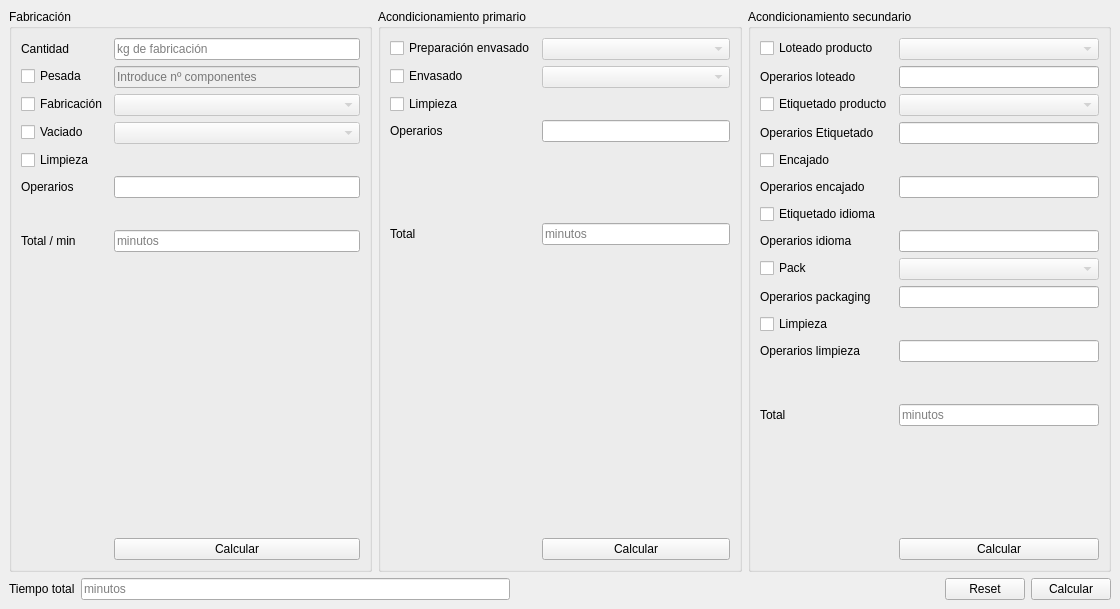
<?xml version="1.0" encoding="UTF-8"?>
<ui version="4.0">
 <class>MainWindow</class>
 <widget class="QMainWindow" name="MainWindow">
  <property name="enabled">
   <bool>true</bool>
  </property>
  <property name="geometry">
   <rect>
    <x>0</x>
    <y>0</y>
    <width>1120</width>
    <height>609</height>
   </rect>
  </property>
  <property name="sizePolicy">
   <sizepolicy hsizetype="Fixed" vsizetype="Fixed">
    <horstretch>0</horstretch>
    <verstretch>0</verstretch>
   </sizepolicy>
  </property>
  <property name="windowTitle">
   <string>Tiempos de producción</string>
  </property>
  <widget class="QWidget" name="centralwidget">
   <property name="sizePolicy">
    <sizepolicy hsizetype="Fixed" vsizetype="Fixed">
     <horstretch>0</horstretch>
     <verstretch>0</verstretch>
    </sizepolicy>
   </property>
   <layout class="QVBoxLayout" name="verticalLayout_4">
    <item>
     <layout class="QHBoxLayout" name="horizontalLayout_2">
      <item>
       <widget class="QGroupBox" name="fabricacion">
        <property name="title">
         <string>Fabricación</string>
        </property>
        <layout class="QHBoxLayout" name="horizontalLayout">
         <item>
          <layout class="QFormLayout" name="formLayout_2">
           <item row="0" column="0">
            <widget class="QLabel" name="lbl_cantidad_fab">
             <property name="text">
              <string>Cantidad</string>
             </property>
            </widget>
           </item>
           <item row="0" column="1">
            <widget class="QLineEdit" name="le_cantidad_fab">
             <property name="placeholderText">
              <string>kg de fabricación</string>
             </property>
            </widget>
           </item>
           <item row="1" column="0">
            <widget class="QCheckBox" name="cb_pesada_fab">
             <property name="text">
              <string>Pesada</string>
             </property>
            </widget>
           </item>
           <item row="1" column="1">
            <widget class="QLineEdit" name="le_pesada_fab">
             <property name="enabled">
              <bool>false</bool>
             </property>
             <property name="placeholderText">
              <string>Introduce nº componentes</string>
             </property>
            </widget>
           </item>
           <item row="2" column="0">
            <widget class="QCheckBox" name="cb_fabricacion_fab">
             <property name="text">
              <string>Fabricación</string>
             </property>
            </widget>
           </item>
           <item row="2" column="1">
            <widget class="QComboBox" name="cmb_fabricacion_fab">
             <property name="enabled">
              <bool>false</bool>
             </property>
             <property name="placeholderText">
              <string>Tipo</string>
             </property>
            </widget>
           </item>
           <item row="4" column="0">
            <widget class="QCheckBox" name="cb_vaciado_fab">
             <property name="text">
              <string>Vaciado</string>
             </property>
            </widget>
           </item>
           <item row="4" column="1">
            <widget class="QComboBox" name="cmb_vaciado_fab">
             <property name="enabled">
              <bool>false</bool>
             </property>
             <property name="placeholderText">
              <string>Tipo</string>
             </property>
            </widget>
           </item>
           <item row="5" column="0">
            <widget class="QCheckBox" name="cb_limpieza_fab">
             <property name="text">
              <string>Limpieza</string>
             </property>
            </widget>
           </item>
           <item row="7" column="0">
            <spacer name="verticalSpacer">
             <property name="orientation">
              <enum>Qt::Orientation::Vertical</enum>
             </property>
             <property name="sizeType">
              <enum>QSizePolicy::Policy::Minimum</enum>
             </property>
             <property name="sizeHint" stdset="0">
              <size>
               <width>20</width>
               <height>20</height>
              </size>
             </property>
            </spacer>
           </item>
           <item row="8" column="0">
            <widget class="QLabel" name="lbl_total_fab">
             <property name="text">
              <string>Total / min</string>
             </property>
            </widget>
           </item>
           <item row="8" column="1">
            <widget class="QLineEdit" name="le_total_fab">
             <property name="readOnly">
              <bool>true</bool>
             </property>
             <property name="placeholderText">
              <string>minutos</string>
             </property>
            </widget>
           </item>
           <item row="9" column="1">
            <spacer name="verticalSpacer_4">
             <property name="orientation">
              <enum>Qt::Orientation::Vertical</enum>
             </property>
             <property name="sizeHint" stdset="0">
              <size>
               <width>20</width>
               <height>40</height>
              </size>
             </property>
            </spacer>
           </item>
           <item row="10" column="1">
            <widget class="QPushButton" name="btn_calcular_fab">
             <property name="text">
              <string>Calcular</string>
             </property>
            </widget>
           </item>
           <item row="6" column="0">
            <widget class="QLabel" name="lbl_operarios_limp_fab">
             <property name="text">
              <string>Operarios</string>
             </property>
            </widget>
           </item>
           <item row="6" column="1">
            <widget class="QLineEdit" name="le_operarios_limp_fab"/>
           </item>
          </layout>
         </item>
        </layout>
       </widget>
      </item>
      <item>
       <widget class="QGroupBox" name="aprimario">
        <property name="title">
         <string>Acondicionamiento primario</string>
        </property>
        <layout class="QVBoxLayout" name="verticalLayout">
         <item>
          <layout class="QFormLayout" name="formLayout_3">
           <item row="0" column="0">
            <widget class="QCheckBox" name="cb_prep_env">
             <property name="text">
              <string>Preparación envasado</string>
             </property>
            </widget>
           </item>
           <item row="0" column="1">
            <widget class="QComboBox" name="cmb_prep_env">
             <property name="enabled">
              <bool>false</bool>
             </property>
             <property name="placeholderText">
              <string>Formato</string>
             </property>
            </widget>
           </item>
           <item row="1" column="0">
            <widget class="QCheckBox" name="cb_envasado_env">
             <property name="text">
              <string>Envasado</string>
             </property>
            </widget>
           </item>
           <item row="1" column="1">
            <widget class="QComboBox" name="cmb_env">
             <property name="enabled">
              <bool>false</bool>
             </property>
             <property name="currentText">
              <string/>
             </property>
             <property name="placeholderText">
              <string>Tipo</string>
             </property>
            </widget>
           </item>
           <item row="3" column="0">
            <widget class="QCheckBox" name="cb_limpieza_env">
             <property name="text">
              <string>Limpieza</string>
             </property>
            </widget>
           </item>
           <item row="4" column="0">
            <widget class="QLabel" name="lbl_operarios_env">
             <property name="text">
              <string>Operarios</string>
             </property>
            </widget>
           </item>
           <item row="4" column="1">
            <widget class="QLineEdit" name="le_operarios_env"/>
           </item>
           <item row="5" column="0">
            <spacer name="verticalSpacer_2">
             <property name="orientation">
              <enum>Qt::Orientation::Vertical</enum>
             </property>
             <property name="sizeType">
              <enum>QSizePolicy::Policy::Minimum</enum>
             </property>
             <property name="sizeHint" stdset="0">
              <size>
               <width>20</width>
               <height>60</height>
              </size>
             </property>
            </spacer>
           </item>
           <item row="6" column="0">
            <widget class="Line" name="line_4">
             <property name="orientation">
              <enum>Qt::Orientation::Horizontal</enum>
             </property>
            </widget>
           </item>
           <item row="7" column="0">
            <widget class="QLabel" name="total_aprimario">
             <property name="text">
              <string>Total</string>
             </property>
            </widget>
           </item>
           <item row="7" column="1">
            <widget class="QLineEdit" name="le_total_env">
             <property name="readOnly">
              <bool>true</bool>
             </property>
             <property name="placeholderText">
              <string>minutos</string>
             </property>
            </widget>
           </item>
           <item row="8" column="1">
            <spacer name="verticalSpacer_5">
             <property name="orientation">
              <enum>Qt::Orientation::Vertical</enum>
             </property>
             <property name="sizeHint" stdset="0">
              <size>
               <width>20</width>
               <height>40</height>
              </size>
             </property>
            </spacer>
           </item>
           <item row="9" column="1">
            <widget class="QPushButton" name="btn_calcular_env">
             <property name="text">
              <string>Calcular</string>
             </property>
            </widget>
           </item>
          </layout>
         </item>
        </layout>
       </widget>
      </item>
      <item>
       <widget class="QGroupBox" name="asecundario">
        <property name="title">
         <string>Acondicionamiento secundario</string>
        </property>
        <layout class="QVBoxLayout" name="verticalLayout_2">
         <item>
          <layout class="QFormLayout" name="formLayout_4">
           <item row="0" column="0">
            <widget class="QCheckBox" name="cb_loteado_prod_sec">
             <property name="text">
              <string>Loteado producto</string>
             </property>
            </widget>
           </item>
           <item row="0" column="1">
            <widget class="QComboBox" name="cmb_loteado_prod_sec">
             <property name="enabled">
              <bool>false</bool>
             </property>
             <property name="placeholderText">
              <string>Modo</string>
             </property>
            </widget>
           </item>
           <item row="1" column="0">
            <widget class="QLabel" name="lbl_operarios_loteado_prod">
             <property name="text">
              <string>Operarios loteado</string>
             </property>
            </widget>
           </item>
           <item row="1" column="1">
            <widget class="QLineEdit" name="le_operarios_loteado_prod"/>
           </item>
           <item row="2" column="0">
            <widget class="QCheckBox" name="cb_etiquetado_prod_sec">
             <property name="text">
              <string>Etiquetado producto</string>
             </property>
            </widget>
           </item>
           <item row="2" column="1">
            <widget class="QComboBox" name="cmb_etiquetado_prod_sec">
             <property name="enabled">
              <bool>false</bool>
             </property>
             <property name="placeholderText">
              <string>Tipo</string>
             </property>
            </widget>
           </item>
           <item row="3" column="0">
            <widget class="QLabel" name="lbl_operarios_etiquetado_prod">
             <property name="text">
              <string>Operarios Etiquetado</string>
             </property>
            </widget>
           </item>
           <item row="3" column="1">
            <widget class="QLineEdit" name="le_operarios_etiquetado_prod"/>
           </item>
           <item row="4" column="0">
            <widget class="QCheckBox" name="cb_encajado_sec">
             <property name="text">
              <string>Encajado</string>
             </property>
            </widget>
           </item>
           <item row="6" column="0">
            <widget class="QCheckBox" name="cb_etiq_idioma_sec">
             <property name="text">
              <string>Etiquetado idioma</string>
             </property>
            </widget>
           </item>
           <item row="7" column="0">
            <widget class="QLabel" name="lbl_operarios_idioma_prod">
             <property name="text">
              <string>Operarios idioma</string>
             </property>
            </widget>
           </item>
           <item row="7" column="1">
            <widget class="QLineEdit" name="le_operarios_etiquetado_idioma"/>
           </item>
           <item row="8" column="0">
            <widget class="QCheckBox" name="cb_pack_sec">
             <property name="text">
              <string>Pack</string>
             </property>
            </widget>
           </item>
           <item row="8" column="1">
            <widget class="QComboBox" name="cmb_pack_sec">
             <property name="enabled">
              <bool>false</bool>
             </property>
             <property name="placeholderText">
              <string>Tipo</string>
             </property>
            </widget>
           </item>
           <item row="10" column="0">
            <widget class="QCheckBox" name="cb_limpieza_sec">
             <property name="text">
              <string>Limpieza</string>
             </property>
            </widget>
           </item>
           <item row="11" column="0">
            <widget class="QLabel" name="lbl_operarios_sec">
             <property name="text">
              <string>Operarios limpieza</string>
             </property>
            </widget>
           </item>
           <item row="11" column="1">
            <widget class="QLineEdit" name="le_operarios_sec"/>
           </item>
           <item row="12" column="1">
            <spacer name="verticalSpacer_3">
             <property name="orientation">
              <enum>Qt::Orientation::Vertical</enum>
             </property>
             <property name="sizeType">
              <enum>QSizePolicy::Policy::Minimum</enum>
             </property>
             <property name="sizeHint" stdset="0">
              <size>
               <width>20</width>
               <height>30</height>
              </size>
             </property>
            </spacer>
           </item>
           <item row="13" column="0">
            <widget class="QLabel" name="lbl_total_sec">
             <property name="text">
              <string>Total</string>
             </property>
            </widget>
           </item>
           <item row="13" column="1">
            <widget class="QLineEdit" name="le_total_sec">
             <property name="readOnly">
              <bool>true</bool>
             </property>
             <property name="placeholderText">
              <string>minutos</string>
             </property>
            </widget>
           </item>
           <item row="14" column="1">
            <spacer name="verticalSpacer_6">
             <property name="orientation">
              <enum>Qt::Orientation::Vertical</enum>
             </property>
             <property name="sizeHint" stdset="0">
              <size>
               <width>20</width>
               <height>30</height>
              </size>
             </property>
            </spacer>
           </item>
           <item row="15" column="1">
            <widget class="QPushButton" name="btn_calcular_sec">
             <property name="text">
              <string>Calcular</string>
             </property>
            </widget>
           </item>
           <item row="9" column="0">
            <widget class="QLabel" name="lbl_operarios_pack_prod">
             <property name="text">
              <string>Operarios packaging</string>
             </property>
            </widget>
           </item>
           <item row="9" column="1">
            <widget class="QLineEdit" name="le_operarios_pack_prod"/>
           </item>
           <item row="5" column="0">
            <widget class="QLabel" name="lbl_operarios_encajado_prod">
             <property name="text">
              <string>Operarios encajado</string>
             </property>
            </widget>
           </item>
           <item row="5" column="1">
            <widget class="QLineEdit" name="le_operarios_encajado_prod"/>
           </item>
          </layout>
         </item>
        </layout>
       </widget>
      </item>
     </layout>
    </item>
    <item>
     <layout class="QHBoxLayout" name="horizontalLayout_3">
      <item>
       <widget class="QLabel" name="lbl_total_producion">
        <property name="text">
         <string>Tiempo total</string>
        </property>
       </widget>
      </item>
      <item>
       <widget class="QLineEdit" name="le_total_produccion">
        <property name="readOnly">
         <bool>true</bool>
        </property>
        <property name="placeholderText">
         <string>minutos</string>
        </property>
       </widget>
      </item>
      <item>
       <spacer name="horizontalSpacer">
        <property name="orientation">
         <enum>Qt::Orientation::Horizontal</enum>
        </property>
        <property name="sizeHint" stdset="0">
         <size>
          <width>40</width>
          <height>20</height>
         </size>
        </property>
       </spacer>
      </item>
      <item>
       <widget class="QPushButton" name="btn_reset">
        <property name="text">
         <string>Reset</string>
        </property>
       </widget>
      </item>
      <item>
       <widget class="QPushButton" name="btn_calcular_total">
        <property name="text">
         <string>Calcular</string>
        </property>
       </widget>
      </item>
     </layout>
    </item>
   </layout>
  </widget>
 </widget>
 <resources/>
 <connections/>
</ui>
